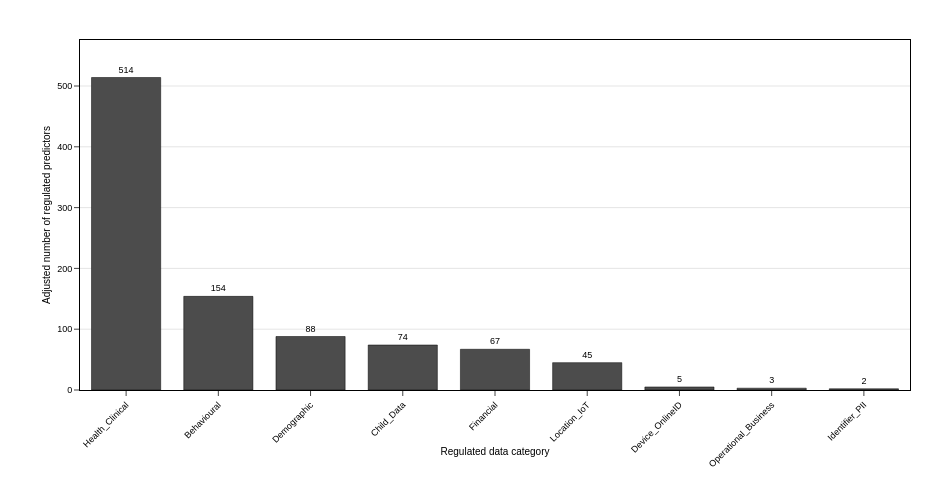

Here is the notebook cell this chart was saved with:
### Markdown cell above
### Figure 4
Regulated data category distribution showing adjusted counts of regulated predictors. Bars are adjusted and ordered by decreasing totals.

### Code cell
use_cfg("fig4")
# ==============================
# Data
# ==============================
# [Verified] Uses High-confidence rows and applies purity adjustment exactly once.
req_cols = {"confidence", "attribute_class"}
missing = req_cols - set(merged_df.columns)
assert not missing, f"Missing required columns: {sorted(missing)}"

f4 = merged_df.loc[merged_df["confidence"] == "High"].copy()

attr_counts = (
    f4["attribute_class"]
      .value_counts()
      .rename_axis("Regulated data category")
      .reset_index(name="feature_records")
)

adj = (
    attr_counts
      .assign(adj_rate=GLOBAL_RATE)
      .assign(adj_feature_records=lambda d: (d["feature_records"] * d["adj_rate"]).round().astype(int))
      .sort_values("adj_feature_records", ascending=False)
      .reset_index(drop=True)
)

if adj.empty:
    raise ValueError("No data after filtering. Check 'confidence' and 'attribute_class' values.")

num_categories = adj.shape[0]
height_px = max(500, min(BASE_HEIGHT_PX + num_categories * CELL_HEIGHT_PX, 1200))
ymax = int(adj["adj_feature_records"].max())

print(f"Bar chart dimensions: {num_categories} categories")
print(f"Figure size: {BASE_WIDTH_PX}×{height_px} pixels")

# ==============================
# Figure
# ==============================
fig4 = px.bar(
    adj,
    x="Regulated data category",
    y="adj_feature_records",
    labels={
        "Regulated data category": "Regulated data category",
        "adj_feature_records": "Adjusted number of regulated predictors",
    },
)

# bars + labels
fig4.update_traces(
    marker_color=BAR_COLOR,
    marker_line_color="black",
    marker_line_width=0.5,
    text=adj["adj_feature_records"],
    texttemplate="%{text:,d}",
    textposition="outside",
    textfont=dict(size=9, color="black"),
    cliponaxis=False
)

# layout (match fig5 look)
fig4.update_layout(
    width=BASE_WIDTH_PX,
    height=height_px,
    font=dict(family="Arial, sans-serif", size=10, color="black"),
    paper_bgcolor="white",
    plot_bgcolor="white",
    bargap=0.25,
    showlegend=False,
    margin=dict(l=80, r=40, t=40, b=110),
    xaxis_title=dict(text="Regulated data category", font=dict(size=10, color="black")),
    yaxis_title=dict(text="Adjusted number of regulated predictors", font=dict(size=10, color="black")),
    template=None,
)

# axes (match fig5 style)
fig4.update_xaxes(
    categoryorder="total descending",
    tickangle=-45,
    showgrid=False,
    showline=True,
    linecolor="black",
    linewidth=1,
    mirror=True,
    ticks="outside",
    tickfont=dict(size=9, color="black"),
    automargin=True
)
fig4.update_yaxes(
    range=[0, ymax * 1.12],
    showgrid=True,
    gridcolor="#e5e5e5",
    zeroline=False,
    showline=True,
    linecolor="black",
    linewidth=1,
    mirror=True,
    ticks="outside",
    tickfont=dict(size=9, color="black"),
    automargin=True
)

# high-quality export config (match fig5)
config = {
    "toImageButtonOptions": {
        "format": "png",
        "filename": "fig4",
        "height": height_px,
        "width": BASE_WIDTH_PX,
        "scale": EXPORT_SCALE,
    },
    "displayModeBar": True,
    "displaylogo": False,
    "modeBarButtonsToRemove": ["pan2d", "lasso2d", "select2d", "zoom2d"],
}

fig4.show(config=config)

print("="*70)
print("Figure 4 Configuration:")
print(f"  Dimensions: {BASE_WIDTH_PX}×{height_px} px")
print(f"  Export size: {BASE_WIDTH_PX*EXPORT_SCALE}×{height_px*EXPORT_SCALE} px (300 DPI)")
print("  Bars: neutral grayscale-safe color with black outline")
print("="*70)

try:
    fig4.write_image("fig4.png", format="png",
                     width=BASE_WIDTH_PX, height=height_px, scale=EXPORT_SCALE)
    print("✓ Auto-exported fig4.png")
except Exception:
    print("ℹ Use the camera button to download at 300 DPI")

### Figure 1 — Plotly figure (JSON) as saved in the notebook; plotly's stock layout.template omitted (floating-point values rounded to 4 significant figures)
{"data": [{"cliponaxis": false, "hovertemplate": "Regulated data category=%{x}<br>Adjusted number of regulated predictors=%{y}<extra></extra>", "legendgroup": "", "marker": {"color": "#4C4C4C", "line": {"color": "black", "width": 0.5}, "pattern": {"shape": ""}}, "name": "", "orientation": "v", "showlegend": false, "text": [514.0, 154.0, 88.0, 74.0, 67.0, 45.0, 5.0, 3.0, 2.0], "textfont": {"color": "black", "size": 9}, "textposition": "outside", "texttemplate": "%{text:,d}", "type": "bar", "x": ["Health_Clinical", "Behavioural", "Demographic", "Child_Data", "Financial", "Location_IoT", "Device_OnlineID", "Operational_Business", "Identifier_PII"], "xaxis": "x", "y": [514, 154, 88, 74, 67, 45, 5, 3, 2], "yaxis": "y"}], "layout": {"bargap": 0.25, "barmode": "relative", "font": {"color": "black", "family": "Arial, sans-serif", "size": 10}, "height": 500, "legend": {"tracegroupgap": 0}, "margin": {"b": 110, "l": 80, "r": 40, "t": 40}, "paper_bgcolor": "white", "plot_bgcolor": "white", "showlegend": false, "width": 950, "xaxis": {"anchor": "y", "automargin": true, "categoryorder": "total descending", "domain": [0.0, 1.0], "linecolor": "black", "linewidth": 1, "mirror": true, "showgrid": false, "showline": true, "tickangle": -45, "tickfont": {"color": "black", "size": 9}, "ticks": "outside", "title": {"font": {"color": "black", "size": 10}, "text": "Regulated data category"}}, "yaxis": {"anchor": "x", "automargin": true, "domain": [0.0, 1.0], "gridcolor": "#e5e5e5", "linecolor": "black", "linewidth": 1, "mirror": true, "range": [0, 575.7], "showgrid": true, "showline": true, "tickfont": {"color": "black", "size": 9}, "ticks": "outside", "title": {"font": {"color": "black", "size": 10}, "text": "Adjusted number of regulated predictors"}, "zeroline": false}}}
